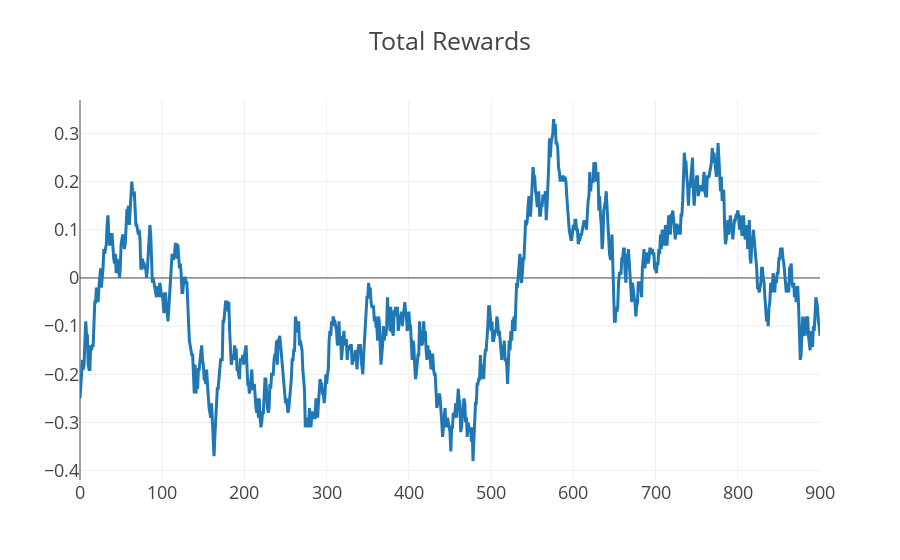

The notebook cell this image was saved under:
### Code cell
def moving_average(x, w):
    return np.convolve(x, np.ones(w), 'valid') / w

plotly.offline.iplot({
    "data": [go.Scatter(x=np.arange(len(total_rewards)), y=moving_average(total_rewards, 100))],
    "layout": go.Layout(title="Total Rewards", template="presentation")
})

### Figure 1 — Plotly figure (JSON) as saved in the notebook; plotly's stock layout.template omitted (floating-point values rounded to 4 significant figures; data arrays with more than 128 entries replaced by an {"elided": "..."} marker saying what was removed)
{"data": [{"type": "scatter", "uid": "81045c3a-5efe-4e91-8b57-c4a7e2c57136", "x": {"elided": "1000 int values"}, "y": {"elided": "901 float values"}}], "layout": {"autosize": true, "title": {"text": "Total Rewards"}, "xaxis": {"autorange": true, "range": [0, 900], "type": "linear"}, "yaxis": {"autorange": true, "range": [-0.4194, 0.3694], "type": "linear"}}}
